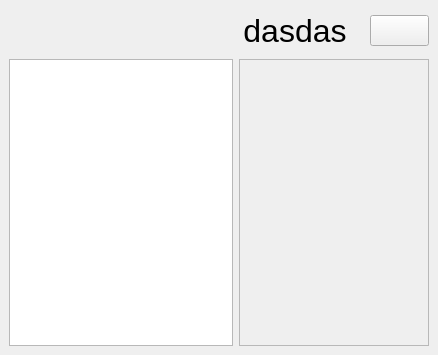
<?xml version="1.0" encoding="UTF-8"?>
<ui version="4.0">
 <class>MainWindow</class>
 <widget class="QMainWindow" name="MainWindow">
  <property name="windowModality">
   <enum>Qt::NonModal</enum>
  </property>
  <property name="geometry">
   <rect>
    <x>0</x>
    <y>0</y>
    <width>438</width>
    <height>355</height>
   </rect>
  </property>
  <property name="sizePolicy">
   <sizepolicy hsizetype="Preferred" vsizetype="Preferred">
    <horstretch>0</horstretch>
    <verstretch>0</verstretch>
   </sizepolicy>
  </property>
  <property name="font">
   <font>
    <pointsize>14</pointsize>
   </font>
  </property>
  <property name="focusPolicy">
   <enum>Qt::StrongFocus</enum>
  </property>
  <property name="windowTitle">
   <string>MainWindow</string>
  </property>
  <property name="autoFillBackground">
   <bool>true</bool>
  </property>
  <property name="toolButtonStyle">
   <enum>Qt::ToolButtonTextBesideIcon</enum>
  </property>
  <property name="tabShape">
   <enum>QTabWidget::Rounded</enum>
  </property>
  <widget class="QWidget" name="centralwidget">
   <property name="sizePolicy">
    <sizepolicy hsizetype="Preferred" vsizetype="Preferred">
     <horstretch>0</horstretch>
     <verstretch>0</verstretch>
    </sizepolicy>
   </property>
   <property name="sizeIncrement">
    <size>
     <width>0</width>
     <height>0</height>
    </size>
   </property>
   <property name="styleSheet">
    <string notr="true"/>
   </property>
   <layout class="QGridLayout" name="gridLayout">
    <property name="sizeConstraint">
     <enum>QLayout::SetDefaultConstraint</enum>
    </property>
    <item row="1" column="1" colspan="2">
     <widget class="QScrollArea" name="scrollArea">
      <property name="sizePolicy">
       <sizepolicy hsizetype="Ignored" vsizetype="Expanding">
        <horstretch>0</horstretch>
        <verstretch>0</verstretch>
       </sizepolicy>
      </property>
      <property name="verticalScrollBarPolicy">
       <enum>Qt::ScrollBarAsNeeded</enum>
      </property>
      <property name="horizontalScrollBarPolicy">
       <enum>Qt::ScrollBarAlwaysOff</enum>
      </property>
      <property name="sizeAdjustPolicy">
       <enum>QAbstractScrollArea::AdjustIgnored</enum>
      </property>
      <property name="widgetResizable">
       <bool>true</bool>
      </property>
      <property name="alignment">
       <set>Qt::AlignCenter</set>
      </property>
      <widget class="QWidget" name="scrollAreaWidgetContents">
       <property name="enabled">
        <bool>false</bool>
       </property>
       <property name="geometry">
        <rect>
         <x>89</x>
         <y>131</y>
         <width>16</width>
         <height>16</height>
        </rect>
       </property>
       <property name="sizePolicy">
        <sizepolicy hsizetype="Fixed" vsizetype="Fixed">
         <horstretch>0</horstretch>
         <verstretch>0</verstretch>
        </sizepolicy>
       </property>
      </widget>
     </widget>
    </item>
    <item row="0" column="1" colspan="2">
     <layout class="QHBoxLayout" name="MenuLayout">
      <property name="sizeConstraint">
       <enum>QLayout::SetDefaultConstraint</enum>
      </property>
      <item>
       <widget class="QPushButton" name="drawerButton">
        <property name="sizePolicy">
         <sizepolicy hsizetype="Preferred" vsizetype="Maximum">
          <horstretch>0</horstretch>
          <verstretch>0</verstretch>
         </sizepolicy>
        </property>
        <property name="font">
         <font>
          <pointsize>24</pointsize>
         </font>
        </property>
        <property name="text">
         <string>dasdas</string>
        </property>
        <property name="icon">
         <iconset resource="resources.qrc">
          <normaloff>:/images/icons/drawer.png</normaloff>:/images/icons/drawer.png</iconset>
        </property>
        <property name="iconSize">
         <size>
          <width>20</width>
          <height>20</height>
         </size>
        </property>
        <property name="checkable">
         <bool>true</bool>
        </property>
        <property name="flat">
         <bool>true</bool>
        </property>
       </widget>
      </item>
      <item>
       <spacer name="horizontalSpacer">
        <property name="orientation">
         <enum>Qt::Horizontal</enum>
        </property>
        <property name="sizeHint" stdset="0">
         <size>
          <width>40</width>
          <height>20</height>
         </size>
        </property>
       </spacer>
      </item>
      <item>
       <widget class="QPushButton" name="clanSymbolToggler">
        <property name="sizePolicy">
         <sizepolicy hsizetype="Fixed" vsizetype="Fixed">
          <horstretch>0</horstretch>
          <verstretch>0</verstretch>
         </sizepolicy>
        </property>
        <property name="text">
         <string/>
        </property>
        <property name="checkable">
         <bool>true</bool>
        </property>
        <property name="autoDefault">
         <bool>false</bool>
        </property>
        <property name="default">
         <bool>false</bool>
        </property>
        <property name="flat">
         <bool>false</bool>
        </property>
       </widget>
      </item>
     </layout>
    </item>
    <item row="1" column="0">
     <widget class="QListWidget" name="listWidget">
      <property name="enabled">
       <bool>true</bool>
      </property>
      <property name="sizePolicy">
       <sizepolicy hsizetype="Maximum" vsizetype="Expanding">
        <horstretch>0</horstretch>
        <verstretch>0</verstretch>
       </sizepolicy>
      </property>
      <property name="font">
       <font>
        <pointsize>25</pointsize>
        <bold>false</bold>
        <underline>false</underline>
       </font>
      </property>
      <property name="styleSheet">
       <string notr="true"/>
      </property>
      <property name="verticalScrollBarPolicy">
       <enum>Qt::ScrollBarAsNeeded</enum>
      </property>
      <property name="horizontalScrollBarPolicy">
       <enum>Qt::ScrollBarAlwaysOff</enum>
      </property>
      <property name="sizeAdjustPolicy">
       <enum>QAbstractScrollArea::AdjustToContents</enum>
      </property>
      <property name="autoScrollMargin">
       <number>20</number>
      </property>
      <property name="dragDropMode">
       <enum>QAbstractItemView::DragOnly</enum>
      </property>
      <property name="defaultDropAction">
       <enum>Qt::IgnoreAction</enum>
      </property>
      <property name="movement">
       <enum>QListView::Free</enum>
      </property>
      <property name="resizeMode">
       <enum>QListView::Adjust</enum>
      </property>
      <property name="spacing">
       <number>8</number>
      </property>
      <property name="itemAlignment">
       <set>Qt::AlignLeading</set>
      </property>
      <property name="currentRow">
       <number>-1</number>
      </property>
     </widget>
    </item>
   </layout>
  </widget>
 </widget>
 <resources>
  <include location="resources.qrc"/>
 </resources>
 <connections/>
</ui>
